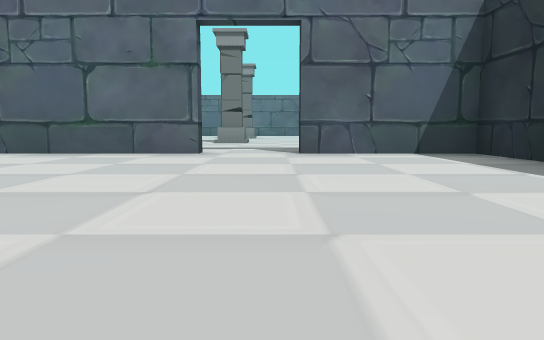
view 1 (above)

16 first-person views from a walk through a scene from a Unity 3-D project. The camera is 0.33 m above the floor, tilts 6° down and sees 70° across. Doors are open. The floor is counted in squares, 1 m on a side. Each view is taken from the middle of a square. On the plan, view 1 faces up. The plan holds only what a view shows up to about 9 squares ahead; the rest is blank. The player is left out. Some animated figures are left out.

view 2
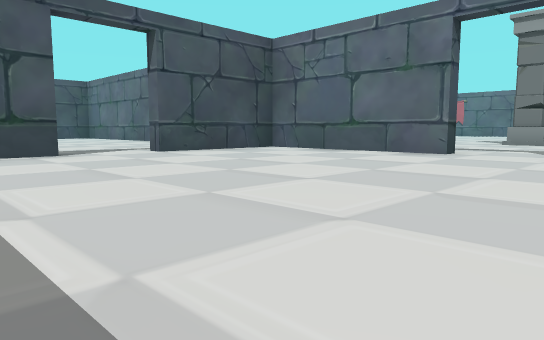

view 3
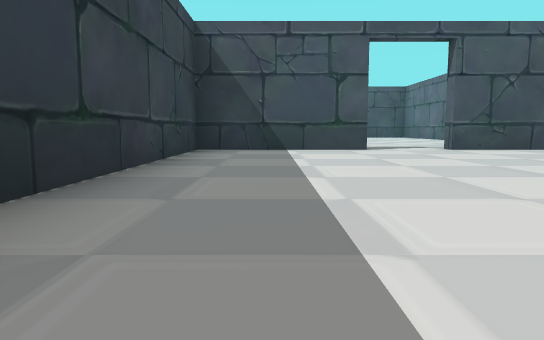

view 4
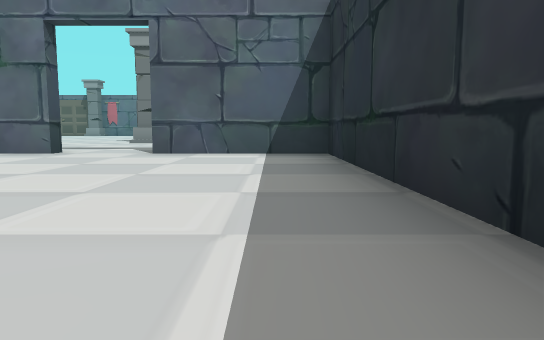

view 5
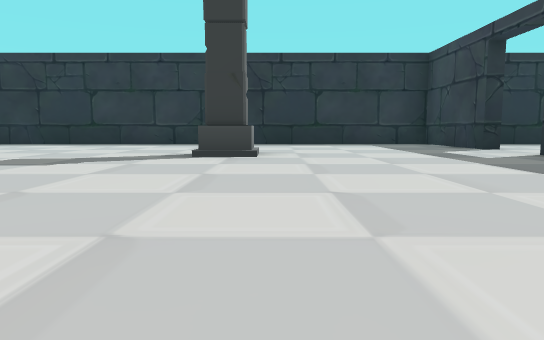

view 6
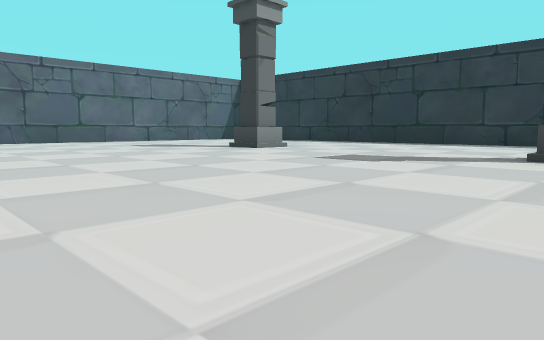

view 7
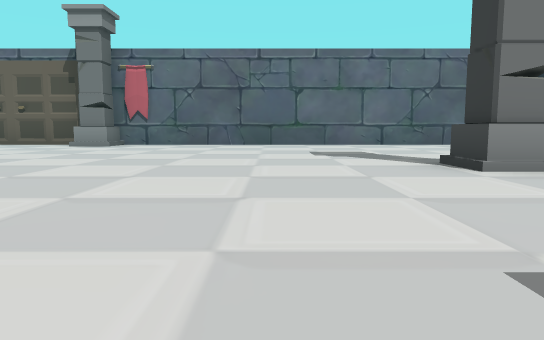

view 8
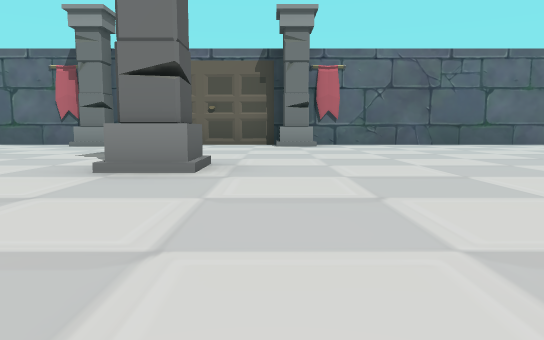

view 9
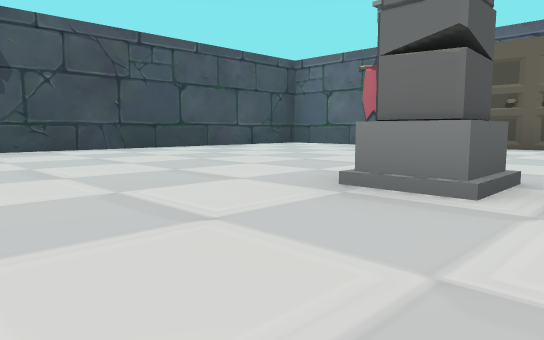

view 10
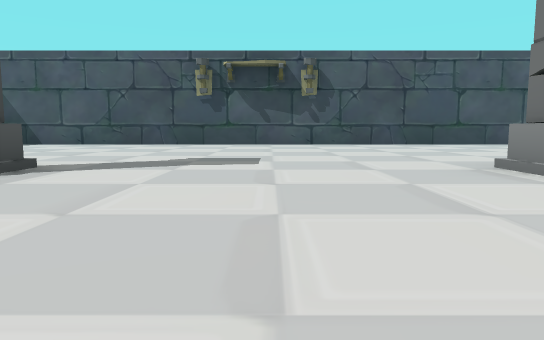

view 11
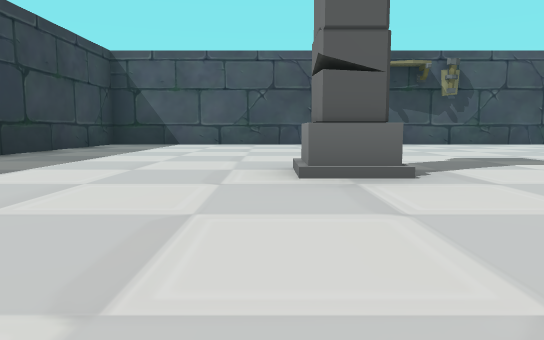

view 12
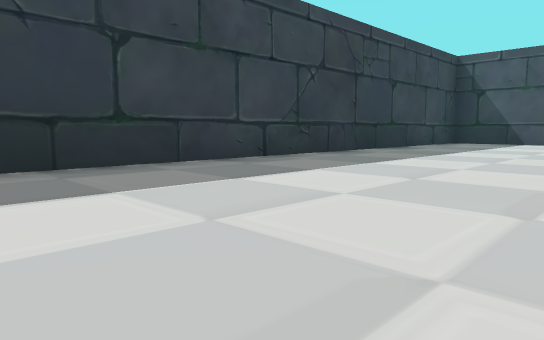

view 13
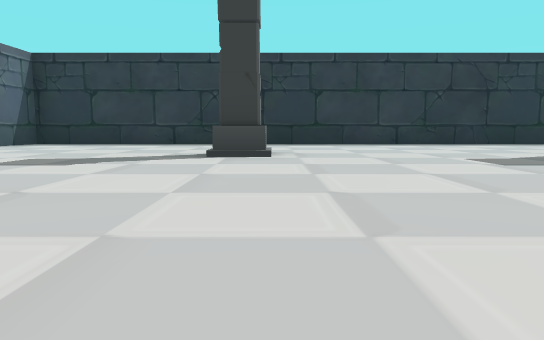

view 14
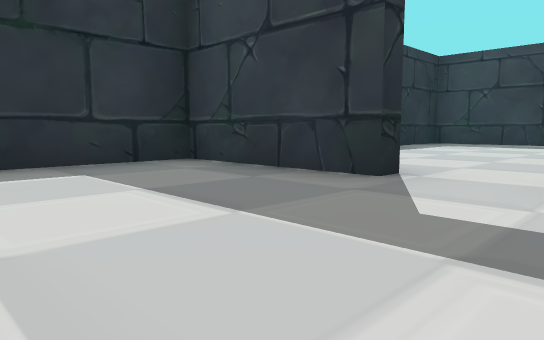

view 15
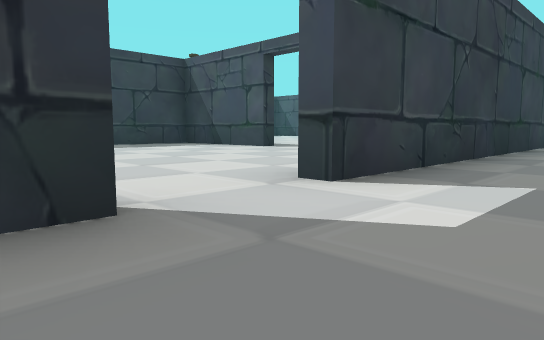

view 16
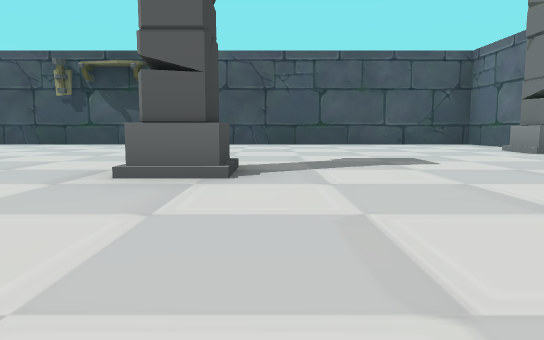

### Floor plan
Points are (right, up) in squares from view 1. A wall is a line through its corners. A room is listed if a view was taken in it or the views show most of it. See-through windows are left out.
Room 1 (views 1, 2, 3, 4)
walls: (-4.2, 1.6) (-4.2, -1.2) (2.8, -1.2) (2.8, 5.3) (0.4, 5.3); (-0.9, 5.3) (-4.2, 5.3) (-4.2, 2.9)
ways out: open door at (-0.5, 5.5) to room 2; open door at (-4, 2)
Room 2 (views 5, 6, 7, 8, 9, 10, 11, 12, 13, 14, 15, 16)
walls: (-7.6, 19.3) (-9.1, 19.3); (-11.6, 19.3) (-13.5, 19.3) (-13.5, 5.5) (-0.9, 5.5); (0.4, 5.5) (2.8, 5.5) (2.8, 19.3) (-5.4, 19.3)
ways out: open door at (-0.5, 5.5) to room 1
objects: banner (-11, 19); column (-10, 19); column (-8, 9) to (-8, 10); column (-8, 14); column (-7, 19); banner (-6, 19); column (-1, 9) to (-1, 10); column (-1, 14)

Where each view was taken, in squares from view 1:
view 1: 0 up, 0 right, facing up
view 2: 0 up, 1 right, facing up-left
view 3: 0 up, 2 right, facing left
view 4: 0 up, 2 right, facing up
view 5: 9 up, 6 left, facing right
view 6: 9 up, 6 left, facing up-right
view 7: 11 up, 3 left, facing up
view 8: 11 up, 7 left, facing up
view 9: 12 up, 7 left, facing up-left
view 10: 12 up, 5 left, facing left
view 11: 9 up, 5 left, facing left
view 12: 9 up, 4 left, facing down-left
view 13: 14 up, 6 left, facing right
view 14: 8 up, 1 left, facing down-right
view 15: 7 up, 1 right, facing down-left
view 16: 15 up, 5 left, facing left
